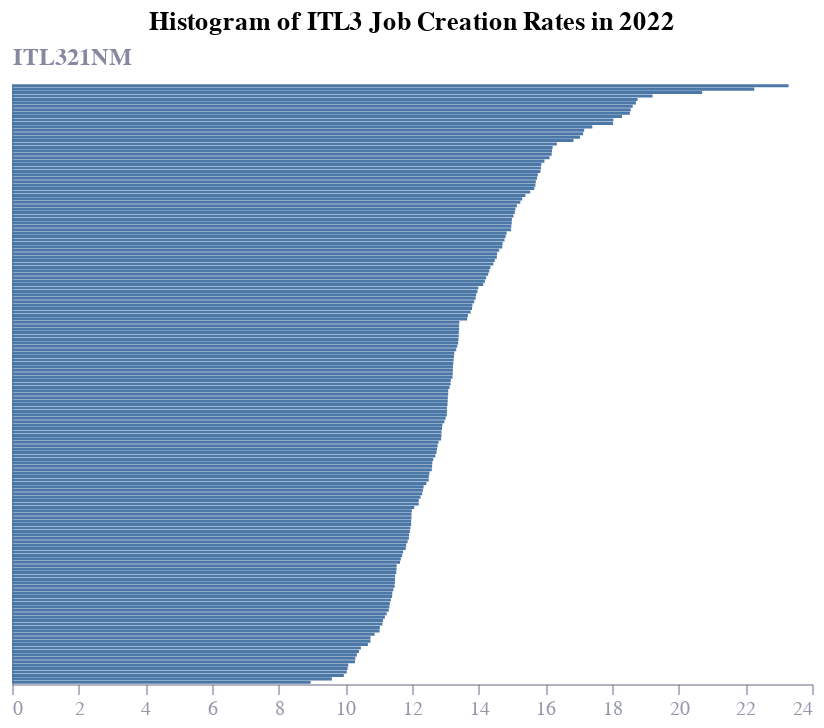

Source (notebook cell):
### Code cell
chart = alt.Chart(itl3_dynamism_2022).mark_bar().encode(
        # X-Axis: Job Creation Rate, binned to form the histogram bars
        x=alt.X('Job Creation Rate:Q'),

        # Y-Axis: Count of occurrences in each bin (Frequency)
        y=alt.Y('ITL321NM:O',axis=alt.Axis(labels=False), sort='-x'),

        # Add tooltip for interactivity
        tooltip=['Job Creation Rate:Q', 'ITL321NM:O']
    ).properties(
        title=f'Histogram of ITL3 Job Creation Rates in 2022'
    ).interactive()

chart

### Figure 1 — Vega-Lite specification as saved in the notebook (floating-point values rounded to 4 significant figures; data arrays with more than 128 entries replaced by an {"elided": "..."} marker saying what was removed)
{"config": {"font": "Circular Std", "mark": {"line": {"interpolate": "monotone"}}, "view": {"stroke": "transparent", "width": 400, "height": 300}, "range": {"category": ["#36B7B4", "#E6224B", "#F4C245", "#0063AF", "#00A767", "#179FDB", "#EB5C2E"], "diverging": ["#E6224B", "#E54753", "#C9C9C9", "#179FDB", "#122B39"], "heatmap": ["#C9C9C9", "#179FDB", "#0063AF", "#122B39"], "ordinal": ["#00A767", "#36B7B4", "#179FDB", "#0063AF", "#243B5A"]}, "axisX": {"domainColor": "#676A86", "domainOpacity": 0.5, "grid": false, "labelAngle": 0, "labelColor": "#676A86", "labelOpacity": 0.7, "orient": "bottom", "tickColor": "#676A86", "tickCount": 10, "tickOpacity": 0.5, "title": false, "titleAlign": "center", "titleAnchor": "middle", "titleColor": "#676A86", "titleFontSize": 12, "titleOpacity": 0.8, "titleY": -15}, "axisY": {"domainColor": "#676A86", "domainOpacity": 0.5, "gridColor": "#676A86", "gridDash": [1, 5], "gridOpacity": 0.5, "labelColor": "#676A86", "labelOpacity": 0.7, "labelPadding": 5, "tickColor": "#676A86", "tickCount": 8, "tickOpacity": 0.5, "ticks": false, "titleAlign": "left", "titleAngle": 0, "titleBaseline": "bottom", "titleColor": "#676A86", "titleFontSize": 12, "titleOpacity": 0.8, "titleX": 0, "titleY": -7}}, "data": {"name": "data-fc6b19f5d2409c5e2c7b6242172f1a97"}, "mark": {"type": "bar"}, "encoding": {"tooltip": [{"field": "Job Creation Rate", "type": "quantitative"}, {"field": "ITL321NM", "type": "ordinal"}], "x": {"field": "Job Creation Rate", "type": "quantitative"}, "y": {"axis": {"labels": false}, "field": "ITL321NM", "sort": "-x", "type": "ordinal"}}, "params": [{"name": "param_12", "select": {"type": "interval", "encodings": ["x", "y"]}, "bind": "scales"}], "title": "Histogram of ITL3 Job Creation Rates in 2022", "$schema": "https://vega.github.io/schema/vega-lite/v5.20.1.json", "datasets": {"data-fc6b19f5d2409c5e2c7b6242172f1a97": {"elided": "175 records"}}}
